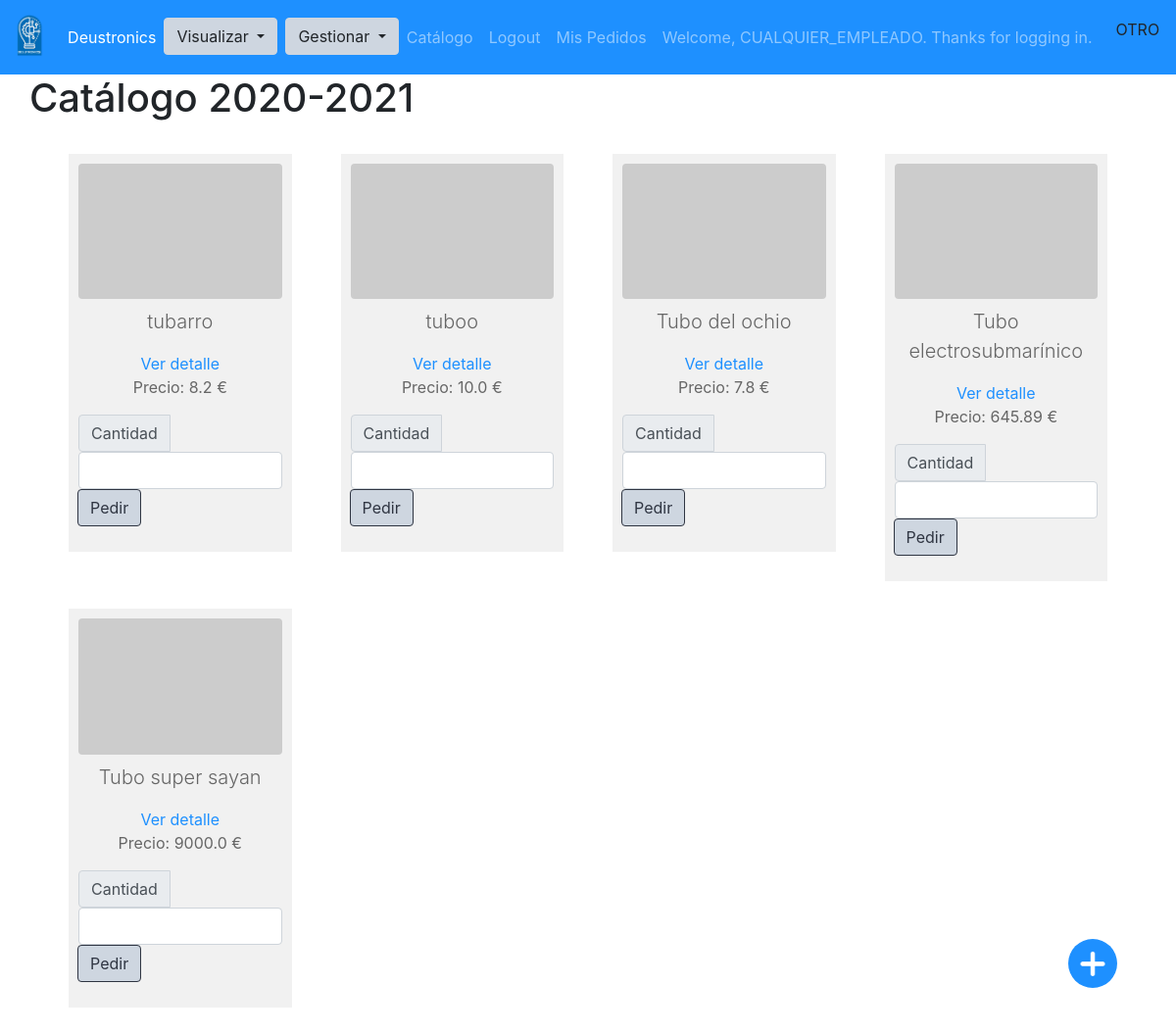
Page /catalogo/ (signed in) on the committed database.
### app/models.py (models this page shows, shortened)
class Catalogo(models.Model):
    descripcion = models.CharField(max_length=250)
    nombre = models.CharField(max_length=100, default="NombreDefault")
    precio = models.FloatField(default = 0.0)

### app/views.py (the view)
# urls.py: path('catalogo/', login_required(views.CatalogoListView.as_view()), name='catalogo_lista'),
class CatalogoListView(View):
    def get(self, request, *args, **kwargs):
        context = {
            'catalogos': Catalogo.objects.all(),
            'urlBotonFlotante':reverse('catalogo_create')
        }
        return render(request, "catalogo_lista.html", context)

### app/templatetags/sesion_tags.py (called while the page is built)
@register.filter(name='has_group')
def has_group(user, group_name):
    return user.groups.filter(name=group_name).exists()

### app/templates/catalogo_lista.html (shortened to what this page needs)
{%extends 'base.html'%} {% block content%}
<h1>
  Catálogo 2020-2021
</h1>
<div class="container">
  <div class="row">
    <div class="MultiCarousel" data-items="1,3,5,6" data-slide="1" id="MultiCarousel" data-interval="1000">
      <div class="MultiCarousel-inner">
        {%for catalogo in catalogos%}
        <div class="item catalog-item mb-2 col-sm-3">
          <div class="pad15">
            <img src="https://dummyimage.com/600x400/000/fff" class="img-fluid rounded mx-auto d-block"
              alt="Imagen de catálogo" />
            <p class="lead mt-2">{{catalogo.nombre}}</p>
            <a href="{%url 'catalogo_detalle' catalogo.id %}"> Ver detalle</a>
            <p>Precio: {{catalogo.precio}} €</p>
            <div class="input-group mb-3">
              <div class="input-group-prepend">
                <span class="input-group-text" id="inputGroup-sizing-default">Cantidad</span>
              </div>
              <form action="{%url 'pedido_create'%}" method="POST">
                <input type="number" class="form-control" aria-label="Sizing example input"
                  aria-describedby="inputGroup-sizing-default" name="cantidad" />
                <div class="input-group-append">
                  <button class="btn btn-outline-dark bg-secondary" type="submit" id="button-addon1">Pedir</button>
                </div>
              </form>
            </div>
          </div>
        </div>
        {%endfor%}
      </div>
    </div>
    {%endblock%}

### app/templates/base.html (shortened to what this page needs)
{%load static %}
{% load sesion_tags  %}
<!DOCTYPE html>
<html lang="en">
<head>
  <link rel="stylesheet" href="{% static 'main.css'%}" />
</head>
<body>
  {% block nav%}
  <nav class="navbar navbar-expand-lg navbar-dark bg-primary">
    <a class="navbar-brand" href="{%url 'index' %}"><img src="{% static 'Desuto5.png' %}" alt="" id="logo" /></a>
    <div class="collapse navbar-collapse" id="navbarNavAltMarkup">
      <div class="navbar-nav">
        <a class="nav-item nav-link active" href="{%url 'index' %}">Deustronics </a>
        <div class="btn-group">
          <div class="dropdown mr-2">
            <button class="btn btn-secondary dropdown-toggle" type="button" id="dropdownMenuButton"
              data-toggle="dropdown" aria-haspopup="true" aria-expanded="false">
              Visualizar
            </button>
          </div>
          <div class="dropdown dropdown-dark">
            <button class="btn btn-secondary dropdown-toggle" type="button" id="dropdownMenuButton"
              data-toggle="dropdown" aria-haspopup="true" aria-expanded="false">
              Gestionar
            </button>
          </div>
        </div>
        <a class="nav-item nav-link" href="{%url 'catalogo_lista' %}">Catálogo</a>
        <a class="nav-item nav-link" href="{%url 'logout' %}">Logout</a>
        <a class="nav-item nav-link" href="{%url 'mis_pedidos' %}">Mis Pedidos</a>
        {% if user.is_authenticated %}
        <span class="nav-item nav-link ml-auto">Welcome, {{ user.get_username }}. Thanks for logging in.</span>
        {% else %}
        <span class="nav-item nav-link ml-auto">Welcome, new user. Please log in.</span>
        {% endif %}
        {% if request.user|has_group:"EMPLEADO" %}
          <span class="nav-item nav-link ml-auto">empleado</span>
        {% elif request.user|has_group:"CLIENTE" %}
        <span class="nav-item nav-link ml-auto"> CLIENTE</span>
        {% elif request.user|has_group:"RESPONSABLE" %}
        <span class="nav-item nav-link ml-auto"></span>  RESPONSABLE</span>
        {%else%}
        <span class="nav-item nav-link ml-auto"></span>  OTRO</span>
        {%endif%}
      </div>
  </nav>
  {%endblock%}
  <div class="container fill">
    <div class="row">
      {%block content %} {%endblock%}
    </div>
  </div>
  {%if urlBotonFlotante%}
  <a id="botonFlotante" href="{{urlBotonFlotante}}">
    <div class="botonFlotantePadre">
      <span class="botonFlotanteHijo">
        <img id="iconoAñadir" src="{% static 'icons/ArturMas.png' %}" alt="Añadir">
      </span>
    </div>
  </a>
  {%endif%}
</body>
</html>

### rows in the picture
Catalogo: nombre "tubarro", precio "8.2"
Catalogo: nombre "tuboo", precio "10.0"
Catalogo: nombre "Tubo del ochio", precio "7.8"
Catalogo: nombre "Tubo electrosubmarínico", precio "645.89"
Catalogo: nombre "Tubo super sayan", precio "9000.0"

### other values in the picture
{{ user.get_username }} "CUALQUIER_EMPLEADO"
